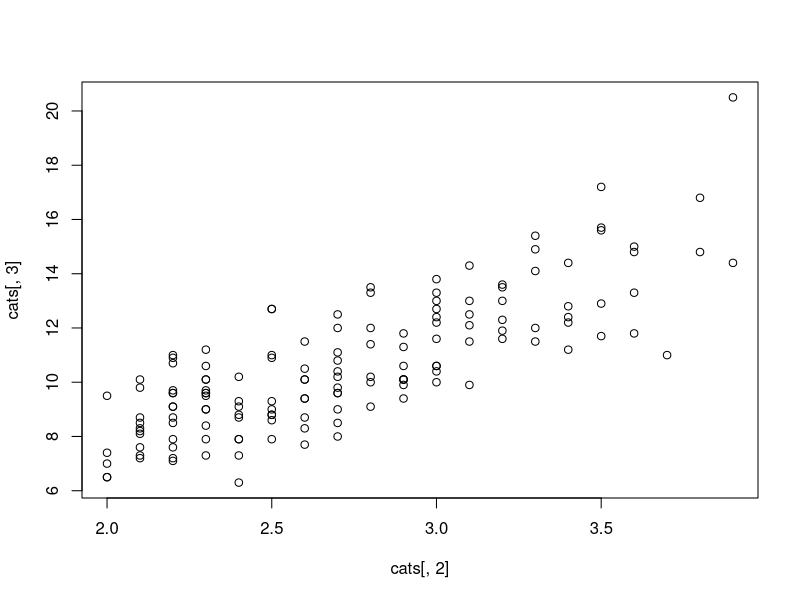
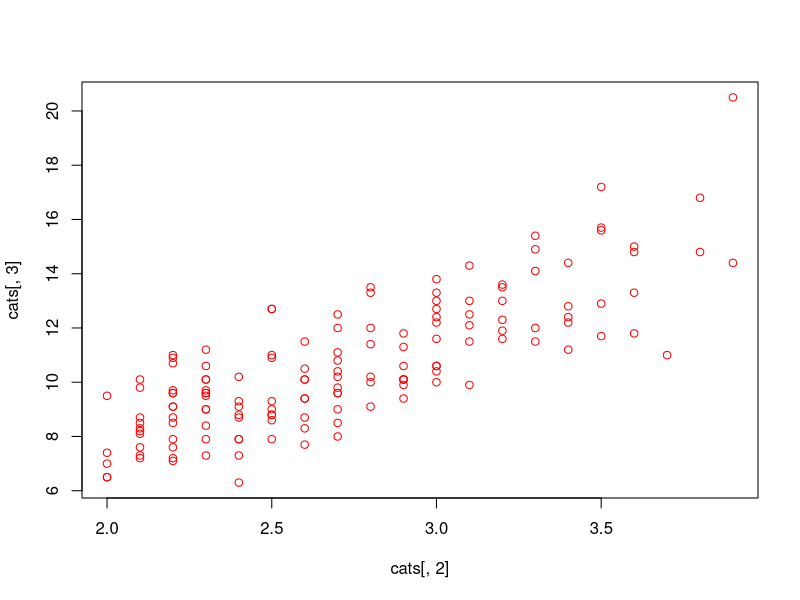
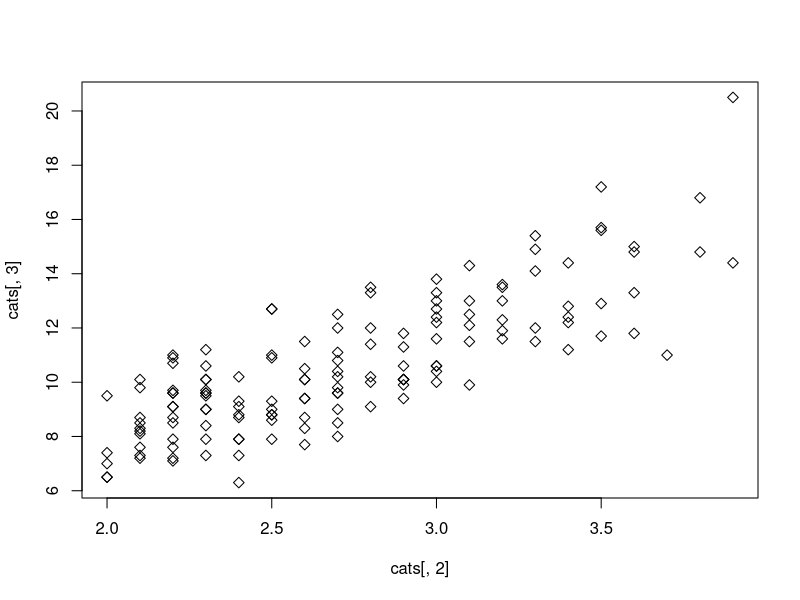
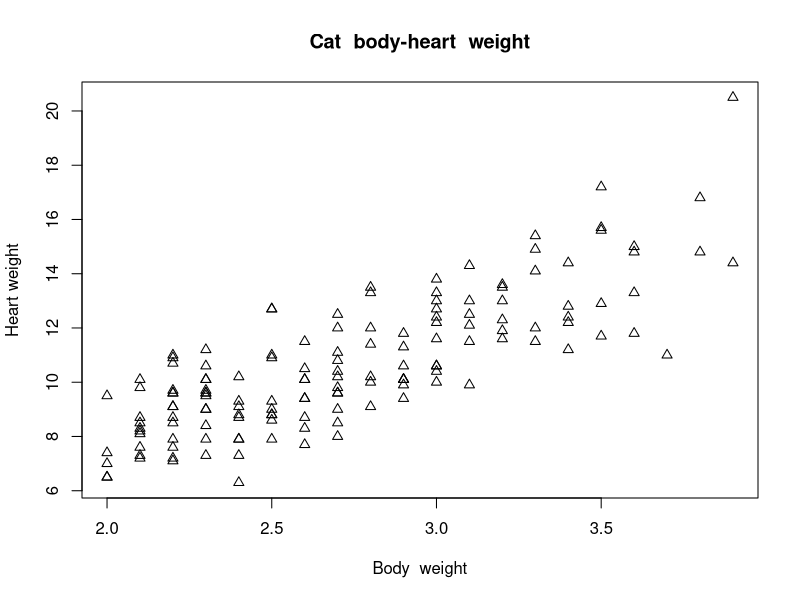
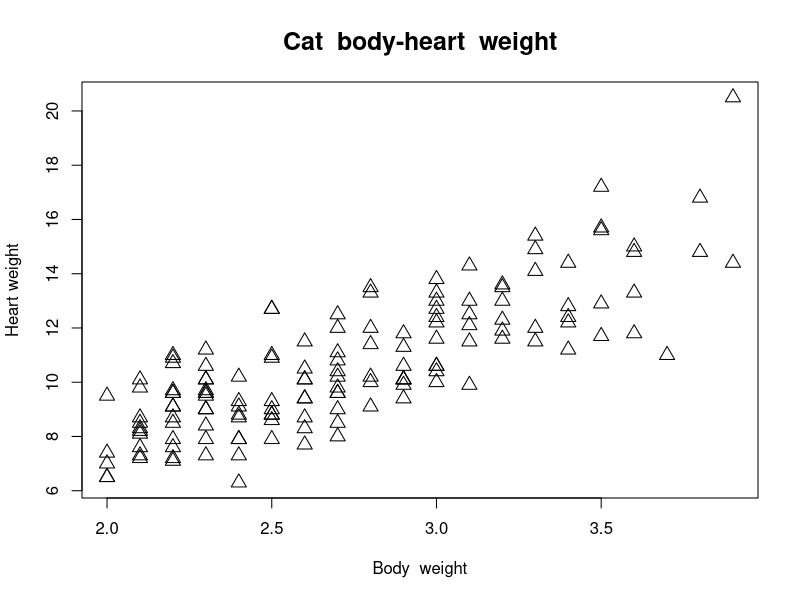
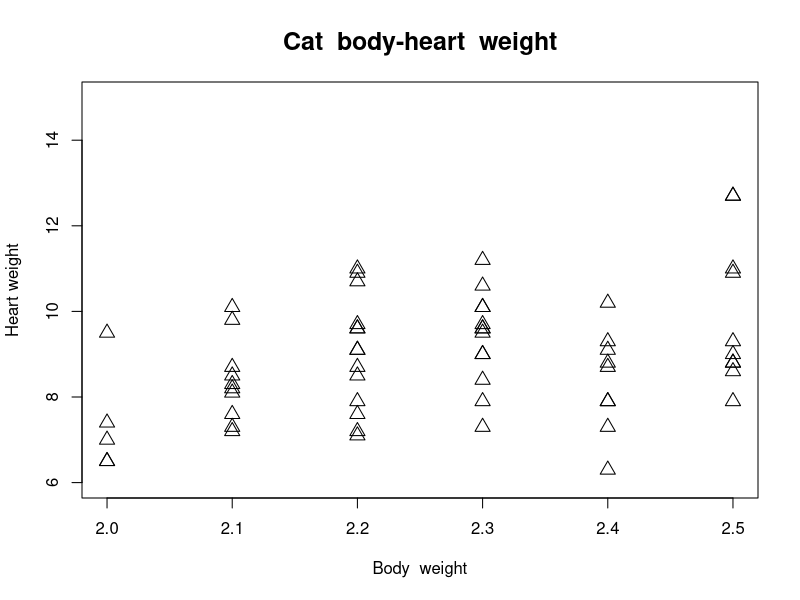
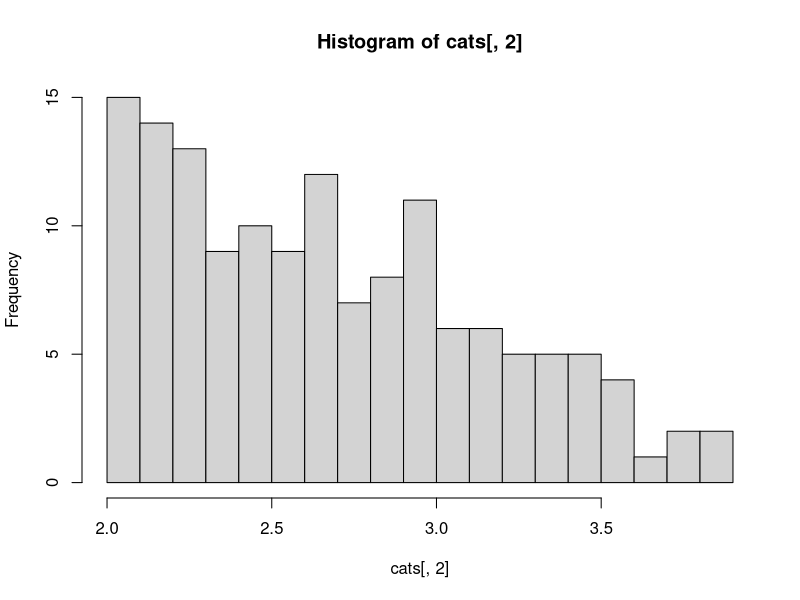
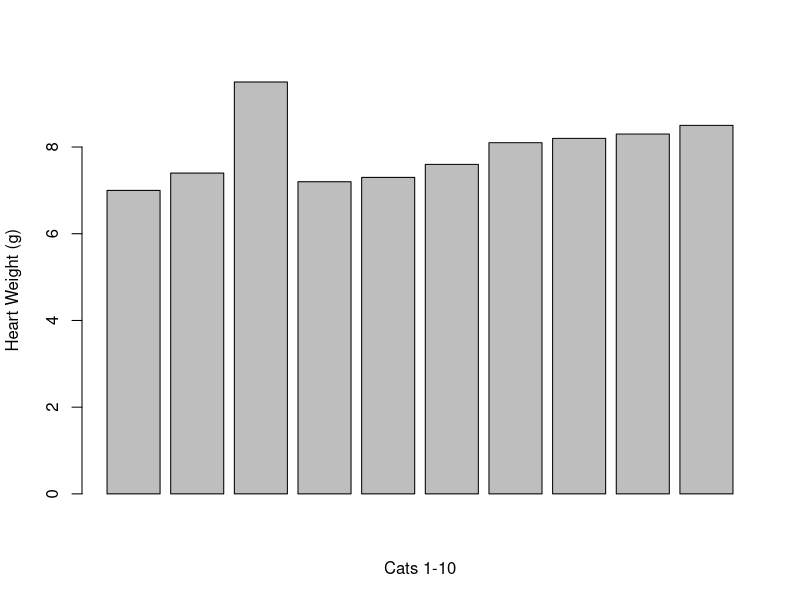

Generate these figures, in order, with R: (Note: this script raises an error after producing the figures.)
library(MASS)
data(cats)
plot(cats[,2],cats[,3])
plot(cats[,2],cats[,3],col="red") 
plot(cats[,2],cats[,3],pch=5)
plot(cats[,2],cats[,3],pch=2,main="Cat  body-heart  weight",xlab="Body  weight",ylab="Heart weight") 
plot(cats[,2],cats[,3],pch=2,main="Cat  body-heart  weight",xlab="Body  weight",ylab="Heart weight",cex=1.5,cex.main=1.5)
plot(cats[,2],cats[,3],pch=2,main="Cat  body-heart  weight",xlab="Body  weight",ylab="Heart weight",cex=1.5,cex.main=1.5,xlim=c(2,2.5),ylim=c(6,15))

hist(cats[,2],breaks=20)

barplot(cats[1:10,3],xlab="Cats 1-10",ylab="Heart Weight (g)")

pdf(file="cats.pdf",width=8,height=8) 
plot(cats[,2],cats[,3],pch=2,main="Cat  body-heart weight",xlab="Body  weight",ylab="Heart weight",cex=1.5,cex.main=1.5)
dev.off()

windows()
layout(matrix(1:2,nrow=1,ncol=2))
hist(cats.female[,2],breaks=20,xlim=c(2,4),ylim=c(0,12))
hist(cats.male[,2],breaks=20,xlim=c(2,4),ylim=c(0,12))

windows()
layout(matrix(1:4,nrow=2,ncol=2))
hist(cats.female[,2],breaks=20,xlim=c(2,4),ylim=c(0,12),main="Female body  weight (kg)")
hist(cats.male[,2],breaks=20,xlim=c(2,4),ylim=c(0,12),main="Male body  weight (kg)")
hist(cats.female[,3],breaks=20,xlim=c(6,21),ylim=c(0,12),main="Female brain  weight (g)")
hist(cats.male[,3],breaks=20,xlim=c(6,21),ylim=c(0,12),main="Male brain  weight (g)")
